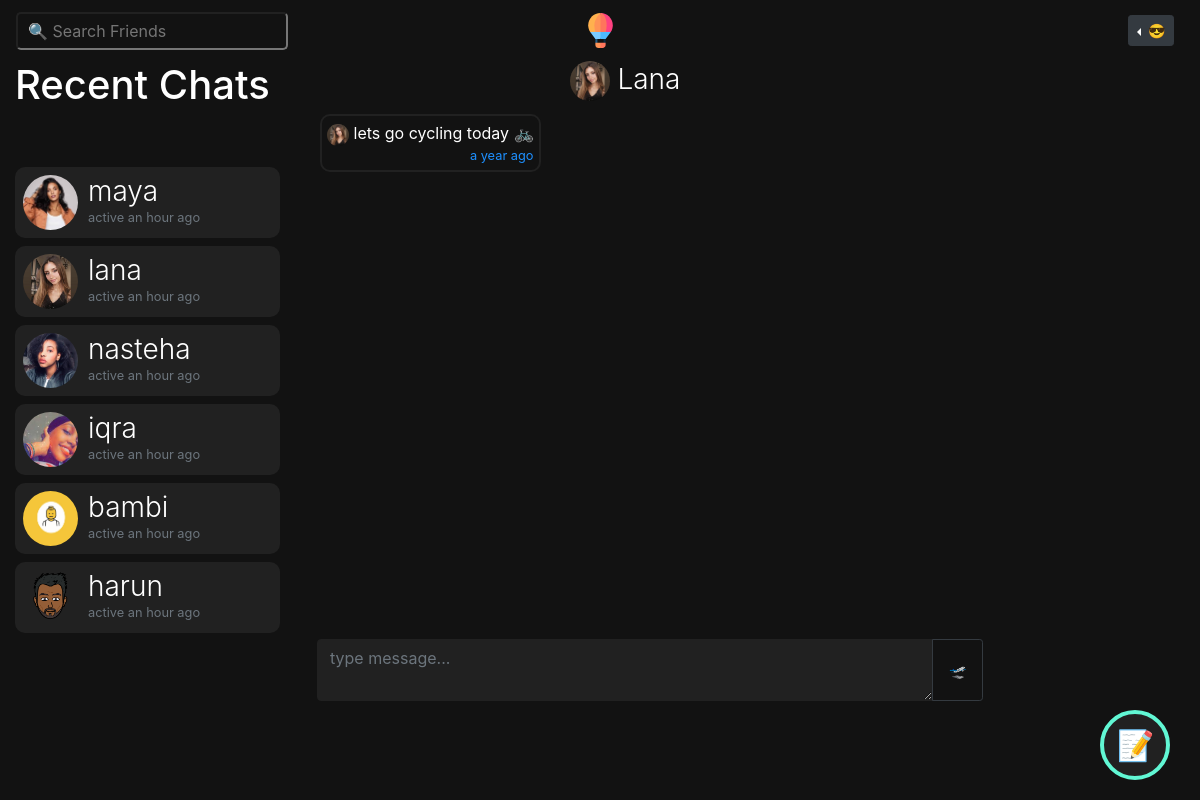
Screenshot of /m/lana (signed in) with the database file from the repository.
### bambiv3/models.py (models this page shows, shortened)
class User(db.Model, UserMixin):
	id = db.Column(db.Integer, primary_key=True)
	username = db.Column(db.String(20), unique=True, nullable=False)
	email = db.Column(db.String(120), unique=True, nullable=False)
	image_file = db.Column(db.String(20), nullable=False, default='default.jpg')
	password = db.Column(db.String(60), nullable=False)
	last_seen = db.Column(db.DateTime, default=datetime.utcnow)
	date_joined = db.Column(db.DateTime, nullable=False, default=datetime.utcnow)
	department = db.Column(db.String(20), nullable=False)
	student_number = db.Column(db.Integer(), unique=True, nullable=False)
	age = db.Column(db.DateTime, nullable=False)
	gender = db.Column(db.String(20), nullable=False)
	country = db.Column(db.String(20), nullable=False)
	hobby = db.Column(db.String(20), nullable=False)
	bio = db.Column(db.String(120), nullable=True)
	private = db.Column(db.Boolean, default=False, nullable=False)
	single = db.Column(db.Boolean, default=False, nullable=False)
	snapchat = db.Column(db.String(20),default=False, nullable=False)
	instagram = db.Column(db.String(20),default=False, nullable=False)
	posts = db.relationship('Post', backref='author', lazy=True, cascade="all, delete-orphan")
	products = db.relationship('Product', backref='author', lazy=True, cascade="all, delete-orphan")
	comments = db.relationship("Comment", backref="author", lazy="dynamic", cascade="all, delete-orphan")
	followed = db.relationship(
		'User', secondary=followers,
		primaryjoin=(followers.c.follower_id == id),
		secondaryjoin=(followers.c.followed_id == id),
		backref=db.backref('followers', lazy='dynamic'), lazy='dynamic')
	messages_sent = db.relationship('Message',
									foreign_keys='Message.sender_id',
									backref='author', lazy='dynamic', cascade="all, delete-orphan")
	messages_received = db.relationship('Message',
										foreign_keys='Message.recipient_id',
										backref='recipient', lazy='dynamic', cascade="all, delete-orphan")
	last_message_read_time = db.Column(db.DateTime)
	def new_messages(self):
		last_read_time = self.last_message_read_time or datetime(1900, 1, 1)
		return Message.query.filter_by(recipient=self).filter(
			Message.timestamp > last_read_time).count()

class Message(db.Model):
	id = db.Column(db.Integer, primary_key=True)
	sender_id = db.Column(db.Integer, db.ForeignKey('user.id'))
	recipient_id = db.Column(db.Integer, db.ForeignKey('user.id'))
	body = db.Column(db.Text) #db.String(140)
	timestamp = db.Column(db.DateTime, index=True, default=datetime.utcnow)

### bambiv3/routes.py (the view)
@app.route('/m/<recipient>', methods=['GET', 'POST'])
@login_required
def message(recipient):
	current_user.last_message_read_time = datetime.utcnow()
	db.session.commit()
	recipient = recipient.lower()
	user = User.query.filter_by(username=recipient).first_or_404()
	current_user.last_message_read_time = datetime.utcnow()
	db.session.commit()
	form = MessageForm()
	if form.validate_on_submit():
		msg = m(author=current_user, recipient=user, body=form.message.data)
		db.session.add(msg)
		db.session.commit()
		flash('Your message has been sent.', 'info')
		return redirect(url_for('message', recipient=recipient))
	sent = current_user.messages_sent.filter_by(recipient_id=user.id)
	received = current_user.messages_received.filter_by(sender_id=user.id)
	messages = sent.union(received).order_by(m.timestamp.asc())
	messages_received = current_user.messages_received.order_by(m.timestamp.desc())
	messages_sent = current_user.messages_sent.order_by(m.timestamp.desc())
	recent_chats = list()
	for message in messages_received:
		recent_chats.append(message.author)
	for message in messages_sent:
		recent_chats.append(message.recipient)
	recent_chats = list(dict.fromkeys(recent_chats))
	return render_template('send_message.html', recipient=recipient, title="Chat with " + recipient.title() , user=user, form=form, messages=messages, recent_chats=recent_chats)

### bambiv3/forms.py
class MessageForm(FlaskForm):
    message = TextAreaField((''), validators=[DataRequired()]) #Length(min=0, max=140)
    submit = SubmitField('🛫')

### bambiv3/models.py (called while the page is built)
@login_manager.user_loader
def load_user(user_id):
	return User.query.get(int(user_id))

### bambiv3/routes.py (called while the page is built)
@app.before_request
def before_request():
	if current_user.is_authenticated:
		current_user.last_seen = datetime.utcnow()
		db.session.commit()

### bambiv3/templates/send_message.html (shortened to what this page needs)
{% extends "layout.html" %}
{% block content %}
<div class="container-fluid">
  <div class="row">
    <div class="col-lg-3 d-none d-lg-block position-fixed">
       <h1>
        Recent Chats
         {% set new_messages = current_user.new_messages() %}<span id="message_count" class="badge badge-warning"style="visibility: {% if new_messages %}visible{% else %}hidden {% endif %};">{{ new_messages }}</span></a>
      </h1>
      <div style="overflow:auto;height:500px;padding-right:5px;">
      {% for person in recent_chats %}
      <a href="{{ url_for('message',recipient=person.username) }}" style="text-decoration:none;">
      <header class="mb-2">
        <img src="{{ url_for('static', filename='profile_pics/' + person.image_file) }}" alt="default profile" class="profile-thumbnail">
        <div class="profile-name">
          <h3>{{person.username}}</h3>
          <small class="text-muted">active {{ moment(person.last_seen).fromNow() }}</small>
        </div>
      </header>
      </a>
      {% endfor %}
    </div>
</div>
    <div class="col-lg-7 offset-lg-3">
      <h3 style="text-align:center;margin-left:-50px;">
        <img src="{{ url_for('static', filename='profile_pics/' + user.image_file) }}" alt="default profile" style="width:40px;height:40px;border-radius:50%;">
        <a href="{{url_for('user_posts', username=recipient)}}" style="color:#fff;">{{user.username.title()}}
           </a></h3>
           <div class="msg-box" style="overflow-y:auto;padding:5px;">
      {% for message in messages %}
          <p class="mb-2"
          style="
          {% if message.author == current_user%}
            text-align:left;padding:5px;border-radius:10px;display:inline-block;float:right;clear:both;max-width:75%;background:#212121;
          {%else%}
            text-align:left;padding:5px;border-radius:10px;display:inline-block;max-width:75%;border:2px solid #212121;
          {% endif %}">
          {% if message.author != current_user %}
          <img src="{{ url_for('static', filename='profile_pics/' + message.author.image_file) }}" alt="profile pic" title="{{message.author.username.lower()}}" style="width:22px;height:22px;border-radius:50%">
          {% endif %}
          {{message.body | safe | urlize(40, target='_blank')}}
          <br>
          <small style="display:inline-block;float:right;">{{ moment(message.timestamp).fromNow() }}</small>
        </p>
        <br>
        {% endfor %}
        </div>
      <div class="post" style="background:none;padding:2px;width:100%;">
          <form method="POST" action="" enctype="multipart/form-data">
            <div class="input-group mt-2" style="overflow:hidden">
              {% if form.message.errors %}
                {{ form.message(class="form-control border-0 rounded-3 resize-none dark-theme border border-dark", placeholder="type message...") }}
                <div class="invalid-feedback">
                  {% for error in form.message.errors %}
                    <span>{{ error }}</span>
                  {% endfor %}
                </div>
                  {% else %}
                    {{ form.message(class="form-control border-0 rounded-3 resize-none dark-theme border border-dark", placeholder="type message...") }}
                  {% endif %}
                  <div class="input-group-append">
                    {{ form.submit(class="btn btn-outline-dark btn-sm p-3") }}
                  </div>
              </div>
          </form>
  </div>
</div>
{% endblock content %}

### bambiv3/static/main.css (style rules this page uses)
body { background:#121212; color:#fff; }
.about span, small { color:#1e90ff; }
h3 { font-weight: 300; }
header { display: flex; flex-direction: row; color:#fff; background:#212121; border-radius:10px; padding:8px; cursor:pointer; }
header .profile-thumbnail { width: 55px; height: 55px; border-radius: 50%; }
header .profile-name { display: flex; flex-direction:column; margin-left: 10px; }
header h3, header h4 { display: flex; margin: 0; }
.post { background:#212121; border-radius:10px; padding:7px; }
.dark-theme { background: #212121; color: #fff; border:1px solid #212121 !important; }

### bambiv3/templates/send_message.html (style rules this page uses)
@media only screen and (min-width: 600px) { .msg-box { height: 520px; } }

### rows the page displays
User: image_file (picture), username "maya", last_seen "an hour ago"
User: image_file (picture), username "lana", last_seen "an hour ago", username "Lana"
User: image_file (picture), username "nasteha", last_seen "an hour ago"
User: image_file (picture), username "iqra", last_seen "an hour ago"
User: image_file (placeholder picture), username "bambi", last_seen "an hour ago"
User: image_file (picture), username "harun", last_seen "an hour ago"
Message: image_file (picture), body "lets go cycling today 🚲", timestamp "a year ago"
